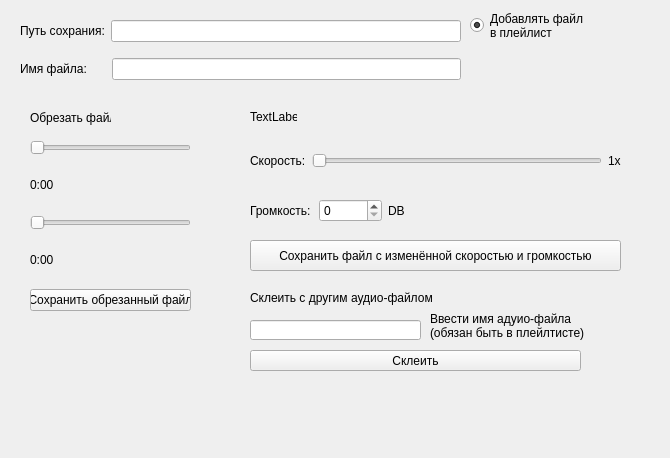
<?xml version="1.0" encoding="UTF-8"?>
<ui version="4.0">
 <class>Form</class>
 <widget class="QWidget" name="Form">
  <property name="geometry">
   <rect>
    <x>0</x>
    <y>0</y>
    <width>670</width>
    <height>458</height>
   </rect>
  </property>
  <property name="windowTitle">
   <string>Form</string>
  </property>
  <widget class="QWidget" name="verticalLayoutWidget">
   <property name="geometry">
    <rect>
     <x>30</x>
     <y>140</y>
     <width>161</width>
     <height>171</height>
    </rect>
   </property>
   <layout class="QVBoxLayout" name="verticalLayout">
    <item>
     <widget class="QSlider" name="start">
      <property name="orientation">
       <enum>Qt::Horizontal</enum>
      </property>
     </widget>
    </item>
    <item>
     <widget class="QLabel" name="start_timer">
      <property name="text">
       <string>0:00</string>
      </property>
     </widget>
    </item>
    <item>
     <widget class="QSlider" name="end">
      <property name="orientation">
       <enum>Qt::Horizontal</enum>
      </property>
     </widget>
    </item>
    <item>
     <widget class="QLabel" name="end_timer">
      <property name="text">
       <string>0:00</string>
      </property>
     </widget>
    </item>
    <item>
     <widget class="QPushButton" name="done">
      <property name="text">
       <string>Сохранить обрезанный файл</string>
      </property>
     </widget>
    </item>
   </layout>
  </widget>
  <widget class="QRadioButton" name="add_to_playlist">
   <property name="geometry">
    <rect>
     <x>470</x>
     <y>0</y>
     <width>121</width>
     <height>51</height>
    </rect>
   </property>
   <property name="text">
    <string>Добавлять файл
в плейлист</string>
   </property>
   <property name="shortcut">
    <string/>
   </property>
   <property name="checked">
    <bool>true</bool>
   </property>
  </widget>
  <widget class="QWidget" name="verticalLayoutWidget_2">
   <property name="geometry">
    <rect>
     <x>20</x>
     <y>10</y>
     <width>441</width>
     <height>81</height>
    </rect>
   </property>
   <layout class="QVBoxLayout" name="verticalLayout_2">
    <item>
     <layout class="QHBoxLayout" name="horizontalLayout">
      <item>
       <widget class="QLabel" name="label">
        <property name="text">
         <string>Путь сохрания:</string>
        </property>
       </widget>
      </item>
      <item>
       <widget class="QLineEdit" name="save_path"/>
      </item>
     </layout>
    </item>
    <item>
     <layout class="QHBoxLayout" name="horizontalLayout_2">
      <property name="spacing">
       <number>25</number>
      </property>
      <item>
       <widget class="QLabel" name="label_2">
        <property name="text">
         <string>Имя файла:</string>
        </property>
       </widget>
      </item>
      <item>
       <widget class="QLineEdit" name="new_file_name"/>
      </item>
     </layout>
    </item>
   </layout>
  </widget>
  <widget class="QLabel" name="title">
   <property name="geometry">
    <rect>
     <x>30</x>
     <y>410</y>
     <width>181</width>
     <height>35</height>
    </rect>
   </property>
   <property name="text">
    <string/>
   </property>
  </widget>
  <widget class="QLabel" name="label_3">
   <property name="geometry">
    <rect>
     <x>30</x>
     <y>110</y>
     <width>81</width>
     <height>16</height>
    </rect>
   </property>
   <property name="text">
    <string>Обрезать файл</string>
   </property>
  </widget>
  <widget class="QWidget" name="horizontalLayoutWidget">
   <property name="geometry">
    <rect>
     <x>250</x>
     <y>140</y>
     <width>371</width>
     <height>41</height>
    </rect>
   </property>
   <layout class="QHBoxLayout" name="horizontalLayout_3">
    <item>
     <widget class="QLabel" name="label_4">
      <property name="text">
       <string>Скорость:</string>
      </property>
     </widget>
    </item>
    <item>
     <widget class="QSlider" name="speed_changer">
      <property name="orientation">
       <enum>Qt::Horizontal</enum>
      </property>
     </widget>
    </item>
    <item>
     <widget class="QLabel" name="speedlabel">
      <property name="text">
       <string>1x</string>
      </property>
     </widget>
    </item>
   </layout>
  </widget>
  <widget class="QWidget" name="horizontalLayoutWidget_2">
   <property name="geometry">
    <rect>
     <x>250</x>
     <y>190</y>
     <width>201</width>
     <height>41</height>
    </rect>
   </property>
   <layout class="QHBoxLayout" name="horizontalLayout_4">
    <item>
     <widget class="QLabel" name="label_5">
      <property name="text">
       <string>Громкость:</string>
      </property>
     </widget>
    </item>
    <item>
     <widget class="QSpinBox" name="loud_changer"/>
    </item>
    <item>
     <widget class="QLabel" name="label_6">
      <property name="text">
       <string>DB</string>
      </property>
     </widget>
    </item>
   </layout>
  </widget>
  <widget class="QPushButton" name="done_loud_and_speed">
   <property name="geometry">
    <rect>
     <x>250</x>
     <y>240</y>
     <width>371</width>
     <height>31</height>
    </rect>
   </property>
   <property name="text">
    <string>Сохранить файл с изменённой скоростью и громкостью</string>
   </property>
  </widget>
  <widget class="QLabel" name="label_7">
   <property name="geometry">
    <rect>
     <x>250</x>
     <y>110</y>
     <width>47</width>
     <height>13</height>
    </rect>
   </property>
   <property name="text">
    <string>TextLabel</string>
   </property>
  </widget>
  <widget class="QLabel" name="label_8">
   <property name="geometry">
    <rect>
     <x>250</x>
     <y>290</y>
     <width>211</width>
     <height>16</height>
    </rect>
   </property>
   <property name="text">
    <string>Склеить с другим аудио-файлом</string>
   </property>
  </widget>
  <widget class="QLineEdit" name="second_file_name">
   <property name="geometry">
    <rect>
     <x>250</x>
     <y>320</y>
     <width>171</width>
     <height>20</height>
    </rect>
   </property>
  </widget>
  <widget class="QLabel" name="label_9">
   <property name="geometry">
    <rect>
     <x>430</x>
     <y>310</y>
     <width>231</width>
     <height>31</height>
    </rect>
   </property>
   <property name="text">
    <string>Ввести имя адуио-файла
(обязан быть в плейлтисте)</string>
   </property>
  </widget>
  <widget class="QPushButton" name="merger">
   <property name="geometry">
    <rect>
     <x>250</x>
     <y>350</y>
     <width>331</width>
     <height>21</height>
    </rect>
   </property>
   <property name="text">
    <string>Склеить</string>
   </property>
  </widget>
 </widget>
 <resources/>
 <connections/>
</ui>
